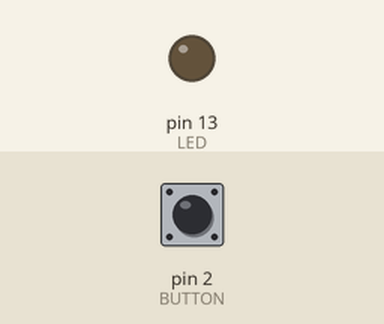
This sketch was run on a simulated Arduino Uno, built with avr-gcc and run on an emulated ATmega328P. Parts: output pins drawn as LEDs (lit = HIGH). Inputs (shaded band) come from the test bench; at power-on: pin 2 (BUTTON) LOW.

Above: at 1.2 s.
1.3 s: pin 2 (BUTTON) pulled HIGH for 0.15 s
At 1.4 s:
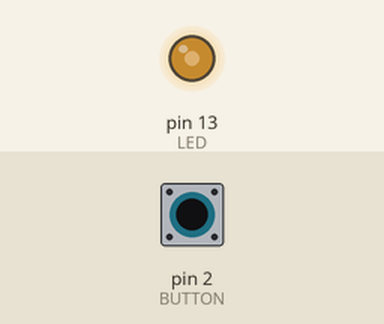
3.0 s: pin 2 (BUTTON) pulled HIGH for 1 s
At 4.6 s:
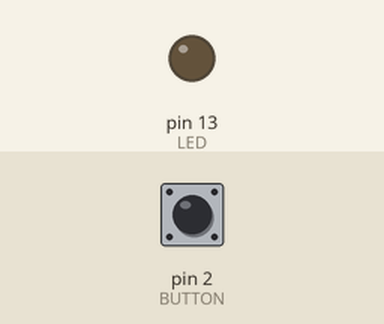
5.5 s: pin 2 (BUTTON) pulled HIGH for 3.2 s
At 9.4 s:
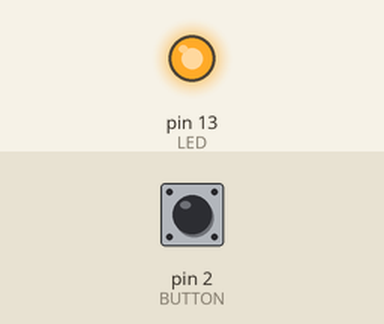
10.2 s: pin 2 (BUTTON) pulled HIGH for 0.15 s
At 10.37 s:
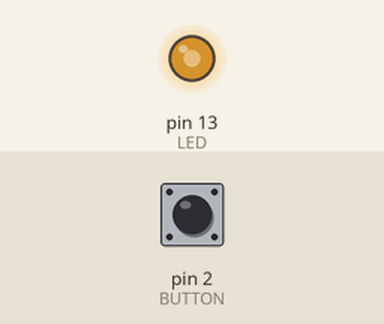
Timing chart, 0 to 12.9 s (numbered marks = the images above; inputs shaded):
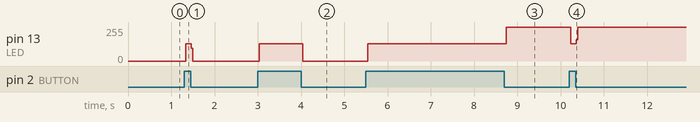

The sketch:

experiment-04.ino
```cpp
/*
  experiment-04 (PUSH BUTTONS + LED)
  Turns an LED ON/OFF with a PUSH BUTTON.

  Rossano Pablo Pinto - rossano at gmail dot com

  Example code for the Short Term Course IoT: From data collection to data presentation
  FATEC Americana - ARInter - CPS - July/2022
*/

#define LED 13
#define BUTTON 2
int button_state = 0;
int led_state = LOW;

void setup() {
  pinMode(LED, OUTPUT);
  pinMode(BUTTON, INPUT);
}

void loop() {
  button_state = digitalRead(BUTTON);
  if (button_state == HIGH) {
    led_state = ~led_state;
    digitalWrite(LED, led_state);
  }
}
```

Measured:
- after the input at 1.3 s, pin 13 (LED): 0/255 → 128/255 at once, → 0/255 0.12 s later
- after the input at 3.0 s, pin 13 (LED): 0/255 → 128/255 at once, → 0/255 1.0 s later
- after the input at 5.5 s, pin 13 (LED): 0/255 → 128/255 at once, → 255/255 3.2 s later
- after the input at 10.2 s, pin 13 (LED): 255/255 → 128/255 at once, → 255/255 0.12 s later
